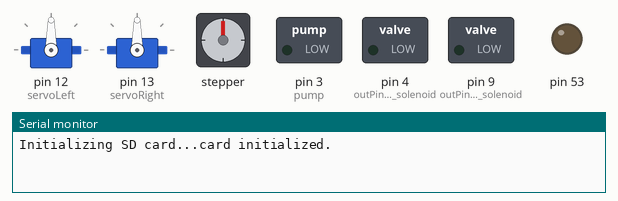
The sketch below on a simulated Arduino Mega 2560, built with avr-gcc and run on an emulated ATmega2560. On the bench: 2 × servo, stepper motor, switched loads named in the sketch (green lamp = pin HIGH), output pins drawn as LEDs (lit = HIGH), the last lines printed to the serial monitor. Storage starts empty; stepper angles assume 8 steps per turn.

Above: at 1.0 s.
At 2.6 s:
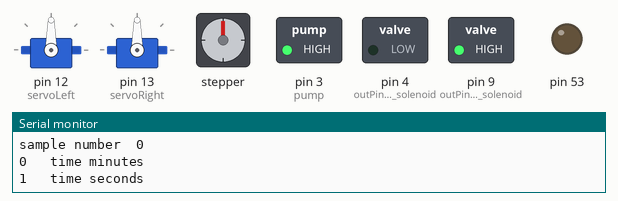
At 7.5 s:
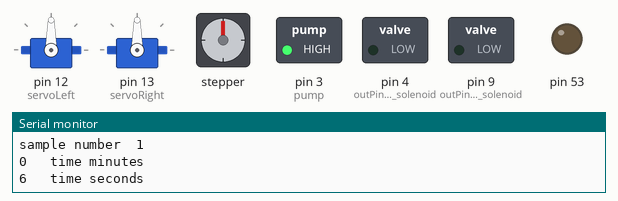
At 11.0 s:
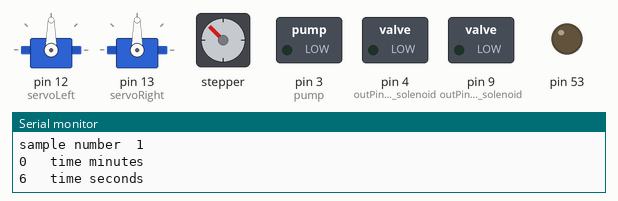
At 20.8 s:
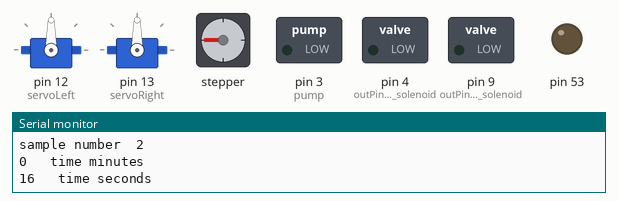
At 36.8 s:
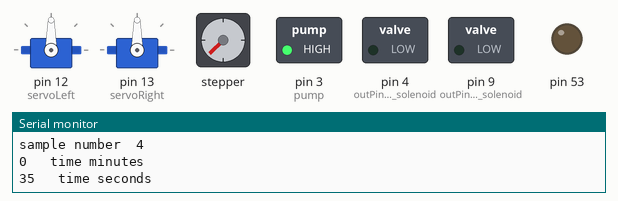
Timing chart, 0 to 40.0 s (numbered marks = the images above):
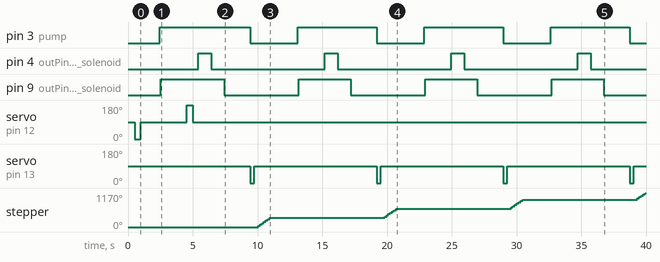

Measured:
- by itself, pin 3 (pump): repeats every 9.8 s: LOW 3.7 s, HIGH 6.1 s
- by itself, pin 4 (outPin_to_valve_solenoid): alternates HIGH for 1.0 s and LOW for 8.8 s
- by itself, pin 9 (outPin_to_connecting_solenoid): repeats every 9.8 s: LOW 5.8 s, HIGH 4.0 s
- by itself, servo on pin 12 (servoLeft): 90° → 0° at 0.52 s, → 90° 0.45 s later, → 180° 3.6 s later, → 90° 0.45 s later
- by itself, servo on pin 13 (servoRight): alternates 90° for 9.5 s and 0° for 0.30 s
- by itself, stepper: turns 315° clockwise in 0.90 s, repeating every 9.8 s

The sketch:

system_code_v2.ino
```cpp
#include <Stepper.h>
#include <SoftwareSerial.h>              // Needed to include?
#include <Servo.h>
#include <Wire.h>
#include "Time.h"
 #include "DS1307RTC.h"
#include <SPI.h>
#include <SD.h>
#include <stdlib.h>

const int chipSelect = 53;
int sample = 0;

unsigned long minute_log;              // Minute for the given time t of "now"
unsigned long second_log;              // Second for the given time t of "now"
int pump = 3;                          // Define pump by pin 3
int input_accelerometer_y  = 2;        // input pin y-axis (accelerometer)
int state_accelerometer_y = 0;         // pin status of y axis accelerometer

int pulseX, pulseY;                    // variables to read the pulse widths:
int accelerationX, accelerationY;      // variables to contain the resulting accelerations

int outPin_to_valve_solenoid = 4;      // define valve_solenoid as digital output pin 4

#define motorSteps 8                   // 360 degrees divided by 1.8 degress
                                       // per revolution of your motor
#define motorPin1 5                    // define motorpin1 as digital output pin 5
#define motorPin2 6                    // define motorpin2 as digital output pin 6
#define motorPin3 7                    // define motorpin3 as digital output pin 7
#define motorPin4 8                    // define motorpin4 as digital output pin 8

int outPin_to_connecting_solenoid = 9; // define connecting_solenoid as digital output pin 9

// initialize of the Stepper library:
Stepper myStepper(motorSteps, motorPin1, motorPin2, motorPin3, motorPin4);
Servo servoLeft;          // Define left servo
Servo servoRight;         // Define right servo

void setup() {
  Serial.begin(9600);
  while (!Serial) {
    ; // wait for serial port to connect. Needed for Leonardo only
  }
  // Initialize SD CARD.
  Serial.print("Initializing SD card...");
  // make sure that the default chip select pin is set to
  // output, even if you don't use it:
  pinMode(53, OUTPUT);
  // see if the card is present and can be initialized:

  if (!SD.begin(chipSelect)) {
    Serial.println("Card failed, or not present");
    // don't do anything more:
    return;
  }
  Serial.println("card initialized.");
  Wire.begin();
//pinMode(input_accelerometer_x, INPUT);           // declare accelerometer x axis as input
  pinMode(input_accelerometer_y, INPUT);           // declare accelerometer y axis as input
  pinMode(outPin_to_connecting_solenoid, OUTPUT);  // declare outPin_to_connecting_solenoid outPin as output
  pinMode(outPin_to_valve_solenoid, OUTPUT);       // declare outPin_to_valve_solenoid outPin as output
  pinMode(pump, OUTPUT); // declare outPin as output
  myStepper.setSpeed(50);                          // set the motor speed at XX RPMS:
  servoLeft.attach(12);                            // Track Lock Servo
  servoRight.attach(13);                           // Retraction Servo
  retract_stopservo();                             // don't send signal to solenoid retraction servo
  delay(500);
  locking_forward();                               // move track locking servo forward
  delay(450);
  locking_stopservo();                             // stop track locking servo after it is in place
  delay(450);

  /*do
  {
    delay(500);                                   // wait .5ms for sensors to stabilize
    state_accelerometer_y = digitalRead(input_accelerometer_y);  //check y axis of accelerometer
    // read pulse from y-axis:
    pulseY = pulseIn(input_accelerometer_y,HIGH);

    // convert the pulse width into acceleration
    // accelerationX and accelerationY are in milli-g's:
    // earth's gravity is 1000 milli-g's, or 1g.
    accelerationY = ((pulseY / 10) - 500) * 8;
      //print the acceleration
      // print a tab character:
       Serial.print("\t");
       Serial.print(accelerationY);
       Serial.println();
     Serial.println();
     Serial.print(accelerationY); Serial.print("\t"); Serial.print(" acceleration Y");
     Serial.println();
  } while(accelerationY < 500);  //continue checking until movement in y direction */

 //******************************************************************************************
 //Once accelerometer reads a signal from the y axis (aka the rocket has launched,
 //the connecting solenoid connects with first capsule location and the system starts
 //*******************************************************************************************

  take_time_stamp();  // take time stamp to get initial time index
  sample = sample+1;  // increase sample by 1 to start counting samples collected
}


void loop() {
  for (sample = 1; sample < 7; sample++) { //for the ascend - total ascend time is XX.X seconds
    //retract_reverse();             // send signal to servo that retracts solenoid
    //delay(300);
    //retract_stopservo();           // stop solenoid retraction servo after it is in place
    //delay(300);
    delay(1000);
    digitalWrite(pump, HIGH);      // turn pump ON
    delay(100);
    digitalWrite(outPin_to_connecting_solenoid, HIGH);// turn ON connecting solenoid
    delay(2000);

    if(sample == 1)         // For only sample 1, unlocking locking servo after angular acceleration
    {
      locking_reverse();    // after first cartridge is connected, unlock locking servo
      delay(450);
      locking_stopservo();  // stop track locking servo after it is in place
      delay(450);
    }

    open_valve_solenoid();         // turn valve ON to allow air flow
    delay(1000);                   // delay amount of time needed for air flow to fill cartridge
    take_time_stamp();             // take time stamp after valve opens
    close_valve_solenoid();        // turn valve OFF to cut off air flow into cartridge
    delay(1000);
    retract_connecting_solenoid(); // turn OFF signal to connecting solenoid
    delay(2000);                   // amount solenoid needs to dissipate energy
    digitalWrite(pump, LOW); // turn Solenoid OFF
    retract_forward();             // send signal to servo that retracts solenoid
    delay(300);
    retract_stopservo();           // stop solenoid retraction servo after it is in place
    delay(300);
    myStepper.step(2);             // move stepper motor 7 steps - 12.6 degrees to next cartridge
    myStepper.step(2);
    myStepper.step(2);
    myStepper.step(1);
    delay(1000);
  }

//******************************************************************************************
//END OF COLLECTING SAMPLES ON THE ASCEND
//*******************************************************************************************

  delay(1000);
  locking_forward();              // after all 6 samples are taken on ascend, lock track into place with servo
  delay(450);                     // during changes in angular acceleration
  locking_stopservo();            // stop track locking servo after it is in place
  delay(5000);

//******************************************************************************************
//START COLLECTING SAMPLES ON THE DESCEND
//*******************************************************************************************

  for (sample = 7; sample < 28; sample++) {             //for the descend - total ascend time is XX.X seconds
     //retract_reverse();             // send signal to servo that retracts solenoid
    //delay(300);
    //retract_stopservo();           // stop solenoid retraction servo after it is in place
    //delay(300);
   digitalWrite(pump, HIGH);      // turn pump ON
    delay(1000);
    digitalWrite(outPin_to_connecting_solenoid, HIGH);  // turn ON connecting solenoid
    delay(1000);

    if(sample == 7)                                     // For only sample 7, unlocking locking servo after angular acceleration
    {
      locking_reverse();                                //after 7th cartridge is connected, unlock locking servo
      delay(450);
      locking_stopservo();                              // stop track locking servo after it is in place
      delay(450);
    }

    open_valve_solenoid();                              // turn valve ON to allow air flow
    delay(1000);                                        // delay amount of time needed for air flow to fill cartridge
    take_time_stamp();                                  // take time stamp after valve opens
    close_valve_solenoid();                             // turn valve OFF to cut off air flow into cartridge
    delay(1000);
    retract_connecting_solenoid();                      // turn OFF connecting solenoid
    delay(2000);                                        // amount solenoid needs to dissipate energy
   digitalWrite(pump, LOW);      // turn pump ON
    retract_forward();                                  // send signal to servo that retracts solenoid
    delay(300);
    retract_stopservo();                                // stop solenoid retraction servo after it is in place
    delay(300);
    myStepper.step(2);                                  // move stepper motor 7 steps - 12.6 degrees to next cartridge
    myStepper.step(2);
    myStepper.step(2);
    myStepper.step(1);
    delay(1000);
  }
  while (sample == 28)                                  // after all cartridges are full, delay system in infinite loop
  {
    delay(15000);
  }
}


  //************************\\
 //         FUNCTIONS        \\
//****************************\\

void retract_connecting_solenoid(){
  digitalWrite(outPin_to_connecting_solenoid, LOW);
}

void open_valve_solenoid(){
  digitalWrite(outPin_to_valve_solenoid, HIGH);
}

void close_valve_solenoid(){
  digitalWrite(outPin_to_valve_solenoid,LOW);
}

void locking_forward(){
  servoLeft.write(0);
}

void locking_reverse(){
  servoLeft.write(180);
}

void locking_stopservo(){
  servoLeft.write(90);
}

void retract_forward(){
  servoRight.write(0);
}

void retract_reverse(){
  servoRight.write(180);
}

void retract_stopservo(){
  servoRight.write(90);
}

void take_time_stamp(){
  File dataFile = SD.open("timelog.txt", FILE_WRITE);
   if (dataFile) {
          // print time stamp to SD
     time_t t = now();   // Store the current time in time variable t
     minute_log = minute(t);          // Returns the minute for the given time t
     second_log = second(t);          // Returns the second for the given time t
     dataFile.println(sample);
     dataFile.println(minute_log);
     dataFile.println(second_log);
     dataFile.close();
     Serial.println();
     Serial.print("sample number"); Serial.print("\t"); Serial.print(sample);
     // print to the serial port too:
     Serial.println();
     Serial.print(minute_log); Serial.print("\t"); Serial.print(" time minutes");
     Serial.println();
     Serial.print(second_log); Serial.print("\t"); Serial.print(" time seconds");
     Serial.println();
   }
   // if the file isn't open, pop up an error:
   else {
     Serial.println("error opening datalog.txt");
   }
      //sample++;
}
```
